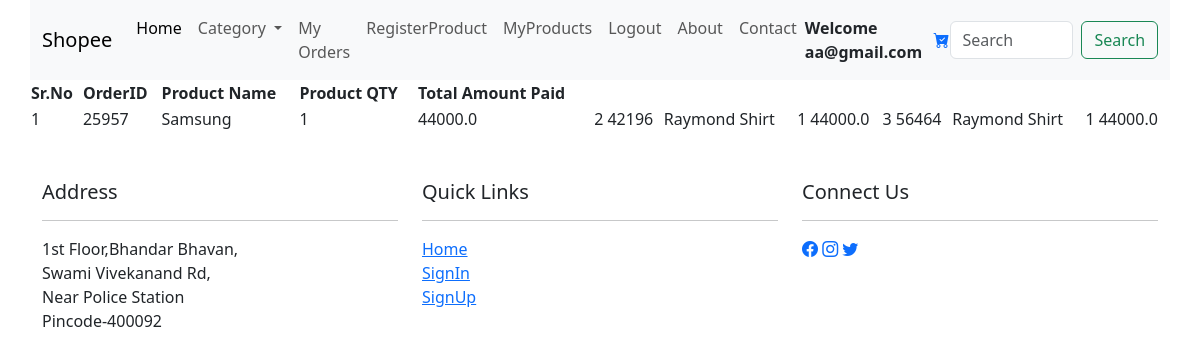
Page /showorders (signed in) on the committed database.
### shopeeapp/models.py (models this page shows)
class Order(models.Model):
    userid = models.ForeignKey(User, on_delete=models.CASCADE, null=True, blank=True)
    productid = models.ForeignKey(
        Product, on_delete=models.CASCADE, null=True, blank=True
    )
    orderid = models.IntegerField(primary_key=True)
    qty = models.PositiveIntegerField(default=0)

class Product(models.Model):
    userid = models.ForeignKey(User, on_delete=models.CASCADE, null=True, blank=True)
    productid = models.IntegerField(primary_key=True)
    productname = models.CharField(max_length=55)
    type = (
        ("Mobile", "Mobile"),
        ("Cloths", "Cloths"),
        ("Shoes", "Shoes"),
        ("Electronics", "Electronics"),
    )
    category = models.CharField(max_length=50, choices=type, default="")
    desc = models.TextField(max_length=100)
    price = models.FloatField()
    photos = models.ImageField(upload_to="images")
    objects = models.Manager()  # built-class
    productmanager = CustomManager()  # object for product

### shopeeapp/views.py (the view)
# urls.py: path("showorders", views.showorders, name="showorders"),
def showorders(req):
    if req.user.is_authenticated:
        user = req.user
        orderdata = Order.objects.filter(userid=user)
        totalamount = 0
        for x in orderdata:
            totalamount = totalamount + x.qty * x.productid.price
        context = {"username": user, "orderdata": orderdata, "totalamount": totalamount}
        return render(req, "showorders.html", context)
    else:
        user = None
        return redirect("/signin")

### templates/showorders.html (shortened to what this page needs)
{% extends 'base.html' %}
{% block body %}
<div class="container">
    <div class="row">
        <table>
            <tr>
                <th>Sr.No</th>
                <th>OrderID</th>
                <th>Product Name</th>
                <th>Product QTY</th>
                <th>Total Amount Paid</th>
            </tr>
            {% for x in orderdata %}
            <td>{{forloop.counter}}</td>
            <td>{{x.orderid}}</td>
            <td>{{x.productid.productname}}</td>
            <td>{{x.qty}}</td>
            <td>{{totalamount}}</td>
            {% endfor %}
        </table>
    </div>
</div>
{% endblock %}

### templates/base.html (shortened to what this page needs)
<!doctype html>
<html lang="en">
  <head>
    <link rel="stylesheet" href="https://cdn.jsdelivr.net/npm/bootstrap-icons@1.11.3/font/bootstrap-icons.min.css">
    <link href="https://cdn.jsdelivr.net/npm/bootstrap@5.3.2/dist/css/bootstrap.min.css" rel="stylesheet">
  </head>
  <body>
    <div class="container">
        <div class="row">
            <nav class="navbar navbar-expand-lg bg-body-tertiary">
                <div class="container-fluid">
                  <a class="navbar-brand" href="{% url 'index' %}">Shopee</a>
                  <div class="collapse navbar-collapse" id="navbarSupportedContent">
                    <ul class="navbar-nav me-auto mb-2 mb-lg-0">
                      <li class="nav-item">
                        <a class="nav-link active" aria-current="page" href="{% url 'index' %}">Home</a>
                      </li>
                      <li class="nav-item dropdown">
                        <a class="nav-link dropdown-toggle" href="#" role="button" data-bs-toggle="dropdown" aria-expanded="false">
                          Category
                        </a>
                      </li>
                      {% if user.is_authenticated %}
                      <li class="nav-item">
                        <a class="nav-link" href="{% url 'showorders' %}">My Orders</a>
                      </li>
                      <li class="nav-item">
                        <a class="nav-link" href="{% url 'registerproduct' %}">RegisterProduct</a>
                      </li>
                      <li class="nav-item">
                        <a class="nav-link" href="{% url 'showregisterproduct' %}">MyProducts</a>
                      </li>
                      <li class="nav-item">
                        <a class="nav-link" href="{% url 'userlogout' %}">Logout</a>
                        </li>
                      {% endif %}
                      <li class="nav-item">
                        <a class="nav-link" href="{% url 'about' %}">About</a>
                      </li>
                      <li class="nav-item">
                        <a class="nav-link" href="{% url 'contact' %}">Contact</a>
                      </li>
                    </ul>
                    {% if user.is_authenticated %}
                    <strong>Welcome {{user}}</strong> &nbsp;&nbsp;
                    {% else %}
                    <strong>Welcome Guest</strong> &nbsp;&nbsp;
                    {% endif %}
                    &nbsp;<a href="/showcarts"><i class="bi bi-cart-check-fill"></i></a>
                    <form class="d-flex" role="search" method="get" action="{% url 'searchproduct' %}">
                      <input class="form-control me-2" name="q" value="{{query}}" type="search" placeholder="Search" aria-label="Search">
                      <button class="btn btn-outline-success" type="submit">Search</button>
                    </form>
                  </div>
                </div>
              </nav>
        </div>
    </div>
    {% block body %}
    {% endblock %}
    <div class="container mt-5">
        <div class="row">
            <div class="col-md-4">
                <h5>Address</h5>
                <hr>
                1st Floor,Bhandar Bhavan,<br>
                Swami Vivekanand Rd,<br>
                Near Police Station<br>
                Pincode-400092
            </div>
            <div class="col-md-4">
                <h5>Quick Links</h5>
                <hr>
                <a href="{% url 'index' %}">Home</a><br>
                <a href="{% url 'signin' %}">SignIn</a><br>
                <a href="{% url 'signup' %}">SignUp</a><br>
            </div>
            <div class="col-md-4">
                <h5>Connect Us</h5>
                <hr>
                <a href="#"><i class="bi bi-facebook"></i></a>
                <a href="#"><i class="bi bi-instagram"></i></a>
                <a href="#"><i class="bi bi-twitter"></i></a>
            </div>
        </div>
    </div>
  </body>
</html>

### rows in the picture
Order: orderid "25957", productid.productname "Samsung", qty "1", totalamount "44000.0"
Order: orderid "42196", productid.productname "Raymond Shirt", qty "1", totalamount "44000.0"
Order: orderid "56464", productid.productname "Raymond Shirt", qty "1", totalamount "44000.0"

### other values in the picture
{{ user }} "aa@gmail.com"
